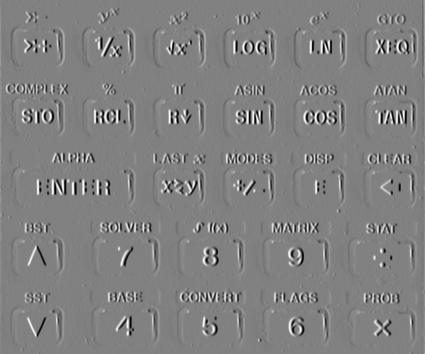
#> input picture hw3/output_a/a3.png, 425 x 354 px; the run also reads 1 picture not shown here
$ python quantitative_analysis.py
#> lines starting #> are read from the running program, lines starting #| are printed output that depends on the picture; long printed decimals are rounded
import os
import numpy as np
import cv2
import sys

def compute_image_metrics(img):
    metrics = {}

    metrics['mean'] = float(np.mean(img))
    metrics['std'] = float(np.std(img))
    metrics['min'] = float(np.min(img))
    metrics['max'] = float(np.max(img))

    metrics['contrast'] = metrics['std']

    grad_y = np.gradient(img.astype(np.float32), axis=0)
    grad_x = np.gradient(img.astype(np.float32), axis=1)
    edge_magnitude = np.sqrt(grad_x**2 + grad_y**2)
    metrics['edge_strength'] = float(np.mean(edge_magnitude))
    metrics['edge_max'] = float(np.max(edge_magnitude))

    hist, _ = np.histogram(img, bins=256, range=(0, 256))
    hist = hist / hist.sum()
    hist = hist[hist > 0]  # Remove zeros
    metrics['entropy'] = float(-np.sum(hist * np.log2(hist)))

    metrics['dynamic_range'] = float(metrics['max'] - metrics['min'])

    return metrics

def compare_images(img1, img2):
    img1 = img1.astype(np.float32)
    img2 = img2.astype(np.float32)

    diff = img1 - img2

    metrics = {}
    metrics['mse'] = float(np.mean(diff**2))
    metrics['mae'] = float(np.mean(np.abs(diff)))
    metrics['max_error'] = float(np.max(np.abs(diff)))

    if metrics['mse'] > 1e-10:
        metrics['psnr'] = float(20 * np.log10(255.0 / np.sqrt(metrics['mse'])))
    else:
        metrics['psnr'] = float('inf')

    identical_pixels = np.sum(np.abs(diff) < 0.5)
    total_pixels = diff.size
    metrics['identical_ratio'] = float(identical_pixels / total_pixels)

    return metrics

def analyze_part_a(output_dir):
#> called with output_dir = './output_a/'
    print("\n" + "="*80)
    print("PART A: QUANTITATIVE ANALYSIS")
    print("="*80)

    a3_path = os.path.join(output_dir, 'a3.png')
    a4_path = os.path.join(output_dir, 'a4.png')
    a5_path = os.path.join(output_dir, 'a5.png')

    if not all(os.path.exists(p) for p in [a3_path, a4_path, a5_path]):
        print("Error: Required Part A output files not found.")
        return None

    a3 = cv2.imread(a3_path, cv2.IMREAD_GRAYSCALE)
#> a3 is the input picture: shape (354, 425); min 0, max 255, mean 128.8
    a4 = cv2.imread(a4_path, cv2.IMREAD_GRAYSCALE)
    a5 = cv2.imread(a5_path, cv2.IMREAD_GRAYSCALE)
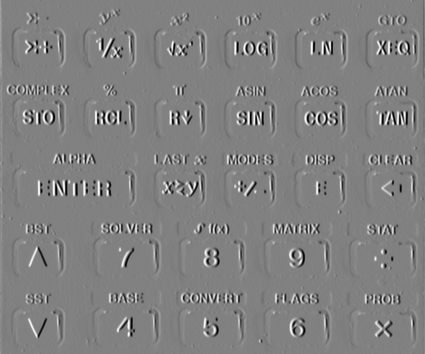
#> input picture hw3/output_a/a5.png, 425 x 354 px
#> a5 is the input picture: shape (354, 425); min 0, max 255, mean 128.8

    print("\n1. Frequency Domain (a3) vs Spatial Domain (a4) Comparison:")
    print("-" * 80)
    comp_34 = compare_images(a3, a4)
#> in compare_images, `identical_pixels = np.sum(np.abs(diff) < 0.5)`: identical_pixels = 148597
#> comp_34 = {'mse': 1.09, 'mae': 0.0759, 'max_error': 33, 'psnr': 47.75, 'identical_ratio': 0.988}
    print(f"   MSE:           {comp_34['mse']:.6f}")
#|    MSE:           1.093
    print(f"   MAE:           {comp_34['mae']:.6f}")
#|    MAE:           0.07585
    print(f"   Max Error:     {comp_34['max_error']:.2f}")
#|    Max Error:     33.00
    print(f"   PSNR:          {comp_34['psnr']:.2f} dB" if comp_34['psnr'] != float('inf') else "   PSNR:          ∞ (identical)")
#|    PSNR:          47.75 dB
    print(f"   Identical:     {comp_34['identical_ratio']*100:.2f}%")
#|    Identical:     98.77%

    print("\n2. With Odd Symmetry (a3) vs Without Odd Symmetry (a5) Comparison:")
    print("-" * 80)
    comp_35 = compare_images(a3, a5)
#> in compare_images (call 2), `diff = img1 - img2`:
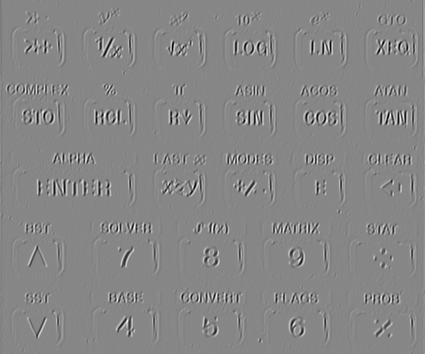
#> diff: shape (354, 425) float32; min -202, max 180, mean 0; drawn with min black and max white
#> in compare_images (call 2), `identical_pixels = np.sum(np.abs(diff) < 0.5)`: identical_pixels = 28566
#> comp_35 = {'mse': 495.7, 'mae': 8.82, 'max_error': 202, 'psnr': 21.18, 'identical_ratio': 0.19}
    print(f"   MSE:           {comp_35['mse']:.6f}")
#|    MSE:           495.719
    print(f"   MAE:           {comp_35['mae']:.6f}")
#|    MAE:           8.817
    print(f"   Max Error:     {comp_35['max_error']:.2f}")
#|    Max Error:     202.00
    print(f"   PSNR:          {comp_35['psnr']:.2f} dB")
#|    PSNR:          21.18 dB

    print("\n3. Image Quality Metrics:")
    print("-" * 80)
    print(f"{'Metric':<15} {'a3 (Freq-4x4)':<15} {'a4 (Spatial)':<15} {'a5 (Freq-3x3)':<15}")
    print("-" * 80)

    metrics_a3 = compute_image_metrics(a3)
#> in compute_image_metrics, `hist, _ = np.histogram(img, bins=256, range=(0, 256))`: hist = 256 values, max 31229 at index 129, min 1 at index 254, mean 587.7
#> in compute_image_metrics, `hist = hist / hist.sum()`: hist = 256 values, max 0.208 at index 129, min 6.65e-06 at index 254, mean 0.00391
#> metrics_a3 = 9 items
    metrics_a4 = compute_image_metrics(a4)
#> metrics_a4 = 9 items
    metrics_a5 = compute_image_metrics(a5)
#> in compute_image_metrics (call 3), `edge_magnitude = np.sqrt(grad_x**2 + grad_y**2)`:
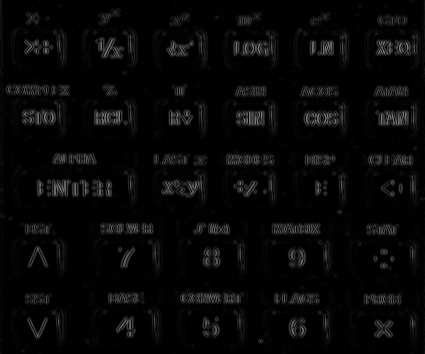
#> edge_magnitude: shape (354, 425) float32; min 0, max 131.4, mean 8.1
#> in compute_image_metrics (call 3), `hist, _ = np.histogram(img, bins=256, range=(0, 256))`: hist = 256 values, max 31229 at index 129, min 1 at index 254, mean 587.7
#> in compute_image_metrics (call 3), `hist = hist / hist.sum()`: hist = 256 values, max 0.208 at index 129, min 6.65e-06 at index 254, mean 0.00391
#> metrics_a5 = 9 items

    print(f"{'Mean':<15} {metrics_a3['mean']:<15.2f} {metrics_a4['mean']:<15.2f} {metrics_a5['mean']:<15.2f}")
#| Mean            128.76          128.76          128.76
    print(f"{'Std Dev':<15} {metrics_a3['std']:<15.2f} {metrics_a4['std']:<15.2f} {metrics_a5['std']:<15.2f}")
#| Std Dev         20.14           20.12           20.14
    print(f"{'Edge Strength':<15} {metrics_a3['edge_strength']:<15.2f} {metrics_a4['edge_strength']:<15.2f} {metrics_a5['edge_strength']:<15.2f}")
#| Edge Strength   8.13            8.05            8.08
    print(f"{'Entropy':<15} {metrics_a3['entropy']:<15.2f} {metrics_a4['entropy']:<15.2f} {metrics_a5['entropy']:<15.2f}")
#| Entropy         4.51            4.48            4.51
#> in main, `results_a = analyze_part_a(args.output_a)`: results_a = 5 items

    return {
        'comparison_34': comp_34,
        'comparison_35': comp_35,
        'metrics_a3': metrics_a3,
        'metrics_a4': metrics_a4,
        'metrics_a5': metrics_a5
    }

def analyze_part_b(output_dir):
#> called with output_dir = './output_b/'
    print("\n" + "="*80)
    print("PART B: QUANTITATIVE ANALYSIS")
    print("="*80)

    input_path = os.path.join(output_dir, '..', 'images', 'noisy_image.tif')
    if not os.path.exists(input_path):
        input_path = os.path.join(output_dir, '..', 'images', 'noisy_image.png')

    if not os.path.exists(input_path):
        print("Error: Input image not found.")
        return None

    original = cv2.imread(input_path, cv2.IMREAD_GRAYSCALE)
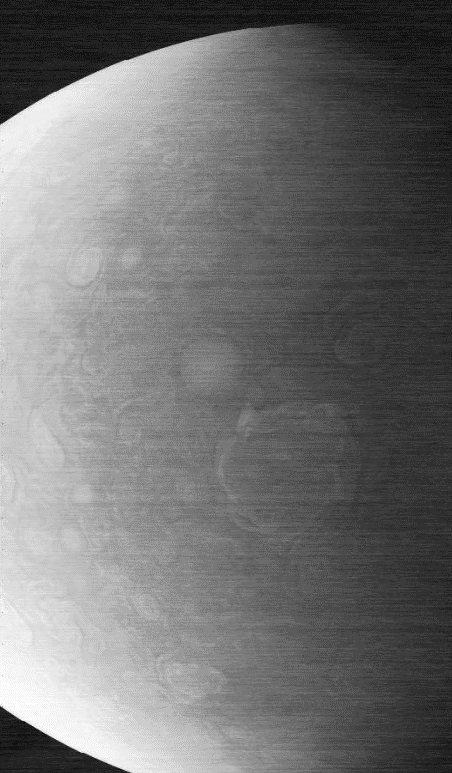
#> input picture hw3/images/noisy_image.tif, 452 x 773 px
#> original is the input picture: shape (773, 452); min 0, max 255, mean 114.8

    stage_files = {
        'Original': input_path,
        'After Notch': os.path.join(output_dir, '1_filtered_image.png'),
        'After Unsharp': os.path.join(output_dir, '2_sharpened.png'),
        'After Hist Eq': os.path.join(output_dir, '3_equalized.png'),
        'Final': os.path.join(output_dir, '4_my_procedure.png')
    }

    results = {}

    print(f"\n{'Stage':<20} {'Mean':<10} {'Std Dev':<10} {'Contrast':<10} {'Edge Str':<12} {'Entropy':<10}")
    print("-" * 80)

    for stage_name, file_path in stage_files.items():
        if not os.path.exists(file_path):
            print(f"Warning: {file_path} not found, skipping...")
            continue

        img = cv2.imread(file_path, cv2.IMREAD_GRAYSCALE)
        metrics = compute_image_metrics(img)
#> in compute_image_metrics (call 4), `grad_y = np.gradient(img.astype(np.float32), axis=0)`:
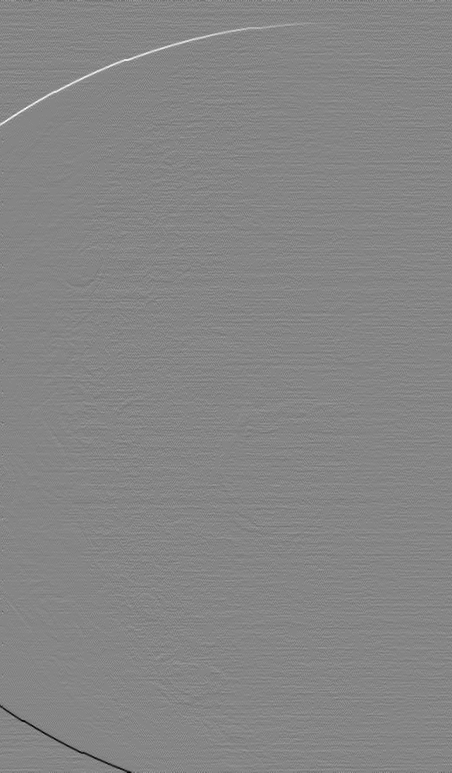
#> grad_y: shape (773, 452) float32; min -122, max 110.5, mean 0.1; drawn with min black and max white
#> in compute_image_metrics (call 4), `grad_x = np.gradient(img.astype(np.float32), axis=1)`:
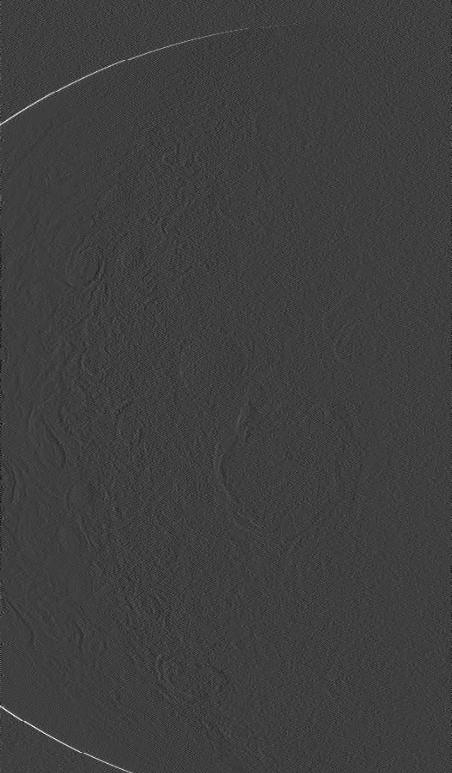
#> grad_x: shape (773, 452) float32; min -34, max 102, mean -0.3; drawn with min black and max white
#> in compute_image_metrics (call 4), `edge_magnitude = np.sqrt(grad_x**2 + grad_y**2)`:
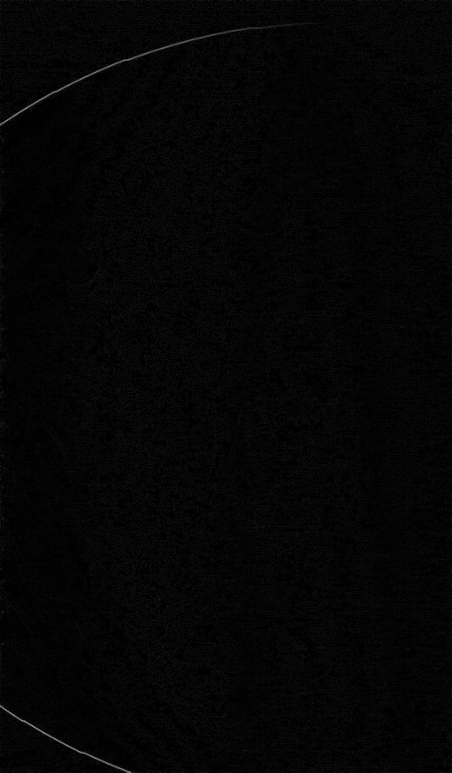
#> edge_magnitude: shape (773, 452) float32; min 0, max 148.2, mean 5
#> in compute_image_metrics (call 4), `hist, _ = np.histogram(img, bins=256, range=(0, 256))`: hist = 256 values, max 22551 at index 34, min 0 at index 1, mean 1364.8
#> in compute_image_metrics (call 4), `hist = hist / hist.sum()`: hist = 256 values, max 0.0645 at index 34, min 0 at index 1, mean 0.00391
#> in compute_image_metrics (call 4), `hist = hist[hist > 0]`: hist = 139 values, max 0.0645 at index 14, min 1.43e-05 at index 1, mean 0.00719
#> metrics = 9 items

        if stage_name != 'Original':
            comp = compare_images(original, img)
            metrics['mse_vs_original'] = comp['mse']
            metrics['psnr_vs_original'] = comp['psnr']

        results[stage_name] = metrics

        print(f"{stage_name:<20} {metrics['mean']:<10.2f} {metrics['std']:<10.2f} "
              f"{metrics['contrast']:<10.2f} {metrics['edge_strength']:<12.2f} {metrics['entropy']:<10.2f}")
#| Original             114.82     62.22      62.22      5.01         5.31
#> pass 2 of the loop in analyze_part_b, `for stage_name, file_path in stage_files.items():`:
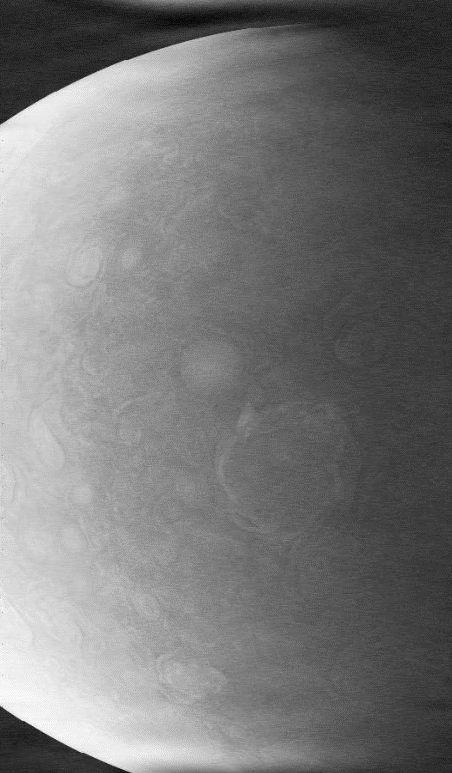
#> input picture hw3/output_b/1_filtered_image.png, 452 x 773 px
#> in analyze_part_b, img is the input picture: shape (773, 452); min 0, max 255, mean 120.2
#> in compute_image_metrics (call 5), `edge_magnitude = np.sqrt(grad_x**2 + grad_y**2)`:
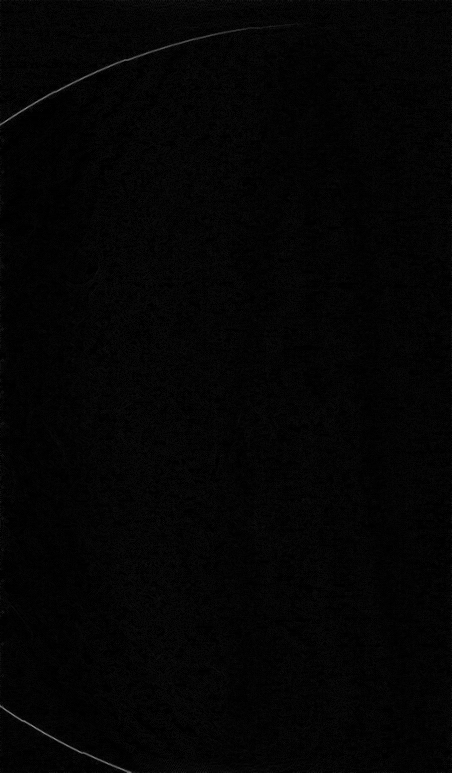
#> edge_magnitude: shape (773, 452) float32; min 0, max 135.4, mean 4.6
#> in compute_image_metrics (call 5), `hist, _ = np.histogram(img, bins=256, range=(0, 256))`: hist = 256 values, max 4814 at index 61, min 0 at index 1, mean 1364.8
#> in compute_image_metrics (call 5), `hist = hist / hist.sum()`: hist = 256 values, max 0.0138 at index 61, min 0 at index 1, mean 0.00391
#> in compute_image_metrics (call 5), `hist = hist[hist > 0]`: hist = 254 values, max 0.0138 at index 59, min 2.86e-06 at index 0, mean 0.00394
#> img1: shape (773, 452) float32
#> img2: shape (773, 452) float32
#> in compare_images (call 3), `diff = img1 - img2`:
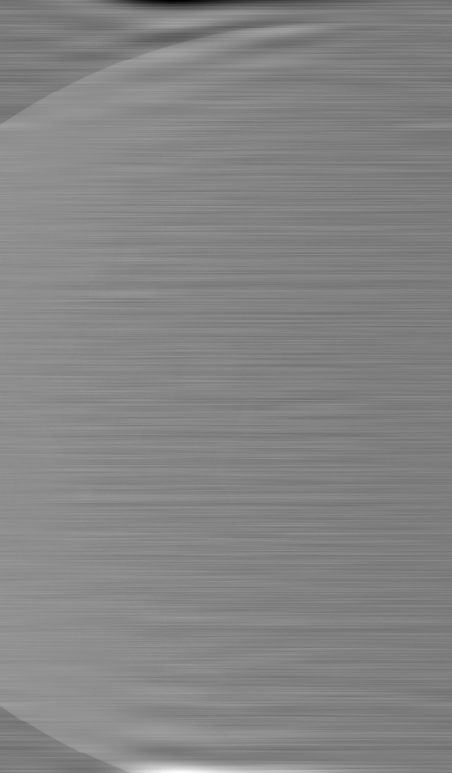
#> diff: shape (773, 452) float32; min -108, max 89, mean -5.4; drawn with min black and max white
#> identical_pixels = 14224
#> comp = {'mse': 93.01, 'mae': 7.22, 'max_error': 108, 'psnr': 28.45, 'identical_ratio': 0.0407}
#| After Notch          120.23     56.77      56.77      4.59         7.57

    return results

# [44 lines left out: function analyze_ablation, not called in this run]

def main():
    import argparse
    parser = argparse.ArgumentParser()
    parser.add_argument('--output_a', type=str, default='./output_a/')
    parser.add_argument('--output_b', type=str, default='./output_b/')
    parser.add_argument('--ablation', type=str, default='./output_b/ablation/')
    args = parser.parse_args()

    results_a = None
    results_b = None
    results_ablation = None

    if os.path.exists(args.output_a):
        results_a = analyze_part_a(args.output_a)

    if os.path.exists(args.output_b):
        results_b = analyze_part_b(args.output_b)
#> results_b = 2 items

    if os.path.exists(args.ablation):
        results_ablation = analyze_ablation(args.ablation)

    output_file = os.path.join(args.output_b, 'quantitative_results.txt')
    with open(output_file, 'w') as f:
        f.write("QUANTITATIVE ANALYSIS RESULTS\n")
        f.write("="*80 + "\n\n")

        if results_a:
            f.write("PART A RESULTS\n")
            f.write("-"*80 + "\n")
            f.write(f"Frequency vs Spatial (a3 vs a4):\n")
            f.write(f"  MSE: {results_a['comparison_34']['mse']:.6f}\n")
            f.write(f"  Identical pixels: {results_a['comparison_34']['identical_ratio']*100:.2f}%\n\n")

        if results_ablation:
            f.write("ABLATION STUDY RESULTS\n")
            f.write("-"*80 + "\n")
            for stage, metrics in results_ablation.items():
                f.write(f"{stage}:\n")
                f.write(f"  Std Dev: {metrics['std']:.2f}\n")
                f.write(f"  Edge Strength: {metrics['edge_strength']:.2f}\n")
                f.write(f"  Entropy: {metrics['entropy']:.2f}\n\n")

    print(f"\nResults saved to: {output_file}")

    return results_a, results_b, results_ablation

if __name__ == '__main__':
    main()
